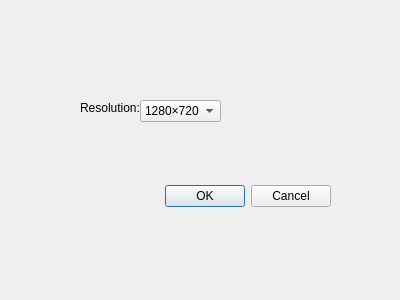
<?xml version="1.0" encoding="UTF-8"?>
<ui version="4.0">
 <class>dialog_property</class>
 <widget class="QDialog" name="dialog_property">
  <property name="geometry">
   <rect>
    <x>0</x>
    <y>0</y>
    <width>400</width>
    <height>300</height>
   </rect>
  </property>
  <property name="windowTitle">
   <string>Dialog</string>
  </property>
  <widget class="QLabel" name="label">
   <property name="geometry">
    <rect>
     <x>80</x>
     <y>100</y>
     <width>61</width>
     <height>16</height>
    </rect>
   </property>
   <property name="text">
    <string>Resolution:</string>
   </property>
  </widget>
  <widget class="QComboBox" name="comboBox">
   <property name="geometry">
    <rect>
     <x>140</x>
     <y>100</y>
     <width>81</width>
     <height>22</height>
    </rect>
   </property>
   <property name="currentIndex">
    <number>4</number>
   </property>
   <item>
    <property name="text">
     <string>3840×2160</string>
    </property>
   </item>
   <item>
    <property name="text">
     <string>2560×1440</string>
    </property>
   </item>
   <item>
    <property name="text">
     <string>1920×1080</string>
    </property>
   </item>
   <item>
    <property name="text">
     <string>1366×768</string>
    </property>
   </item>
   <item>
    <property name="text">
     <string>1280×720</string>
    </property>
   </item>
   <item>
    <property name="text">
     <string>1024×576</string>
    </property>
   </item>
   <item>
    <property name="text">
     <string>720×405</string>
    </property>
   </item>
   <item>
    <property name="text">
     <string>640×360</string>
    </property>
   </item>
  </widget>
  <widget class="QDialogButtonBox" name="buttonBox">
   <property name="geometry">
    <rect>
     <x>150</x>
     <y>180</y>
     <width>181</width>
     <height>32</height>
    </rect>
   </property>
   <property name="orientation">
    <enum>Qt::Horizontal</enum>
   </property>
   <property name="standardButtons">
    <set>QDialogButtonBox::Cancel|QDialogButtonBox::Ok</set>
   </property>
  </widget>
 </widget>
 <resources/>
 <connections/>
</ui>
